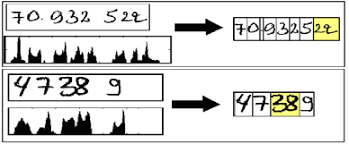
#> input picture temp/test.jpg, 349 x 144 px
$ python -i padding.py   (imports and definitions only)
#> lines starting #> are read from the running program, lines starting #| are printed output that depends on the picture
#> further down, picture is the input picture: shape (144, 349, 3); mean B, G, R 214.9, 217.2, 217.2
import cv2
import numpy as np


def resize_and_padding(image, new_image_width=930, new_image_height=580, color=(0, 0, 0)):
    image = resize_only(image, new_image_width, new_image_height)
    print("after resize only", image.shape)
    image = padding_only(image, new_image_width, new_image_height, color)
    print("after padding only", image.shape)
    # cv2.imshow("res", image)
    # cv2.waitKey()
    return image


def resize_only(image, new_image_width=930, new_image_height=580):
#> called with new_image_width = 930, new_image_height = 580
    (x, y, z) = image.shape
#> x = 144; y = 349; z = 3
    # print(x, y, "1")
    if x > new_image_height and y <= new_image_width:
        image = cv2.resize(image, (int(y * new_image_height / x), new_image_height))
    elif x <= new_image_height and y > new_image_width:
        image = cv2.resize(image, (new_image_width, int(x * new_image_width / y)))
        print("bug")
    (x, y, z) = image.shape
    # print(x, y, "2")
    if (x > new_image_height and y > new_image_width) or (x < new_image_height and y < new_image_width):
        if x / y >= new_image_height / new_image_width:
            image = cv2.resize(image, (int(y * new_image_height / x), new_image_height))
        elif x / y < new_image_height / new_image_width:
            image = cv2.resize(image, (new_image_width, int(x * new_image_width / y)))
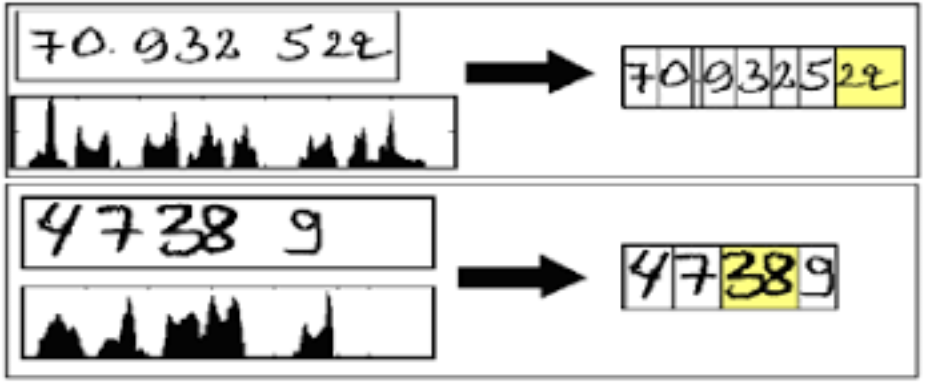
#> image: shape (383, 930, 3); mean of channels 0, 1, 2 214.9, 217.2, 217.2; drawn as B, G, R
#| after resize only (383, 930, 3)
    # print(original_image.shape)
    # image = original_image.copy()
    # return image
    return image


def padding_only(image, new_image_width=930, new_image_height=580, color=(0, 0, 0)):
    # image = original_image.copy()
#> called with new_image_width = 930, new_image_height = 580, color = (0, 0, 0)
    old_image_height, old_image_width, channels = image.shape
#> old_image_height = 383; old_image_width = 930; channels = 3

    # create new image of desired size and color (black) for padding
    # new_image_width = 930
    # new_image_height = 580
    # color = (0, 0, 0)
    result = np.full((new_image_height, new_image_width, channels), color, dtype=np.uint8)

    # compute center offset
    x_center = (new_image_width - old_image_width) // 2
#> x_center = 0
    y_center = (new_image_height - old_image_height) // 2
#> y_center = 98

    # copy img image into center of result image
    result[y_center:y_center + old_image_height, x_center:x_center + old_image_width] = image
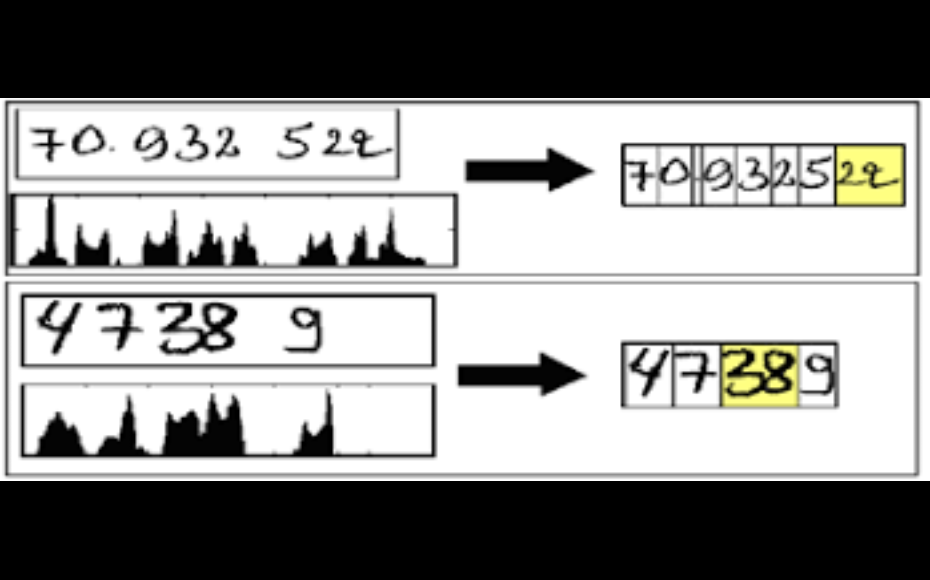
#> result: shape (580, 930, 3); mean of channels 0, 1, 2 141.9, 143.4, 143.4; drawn as B, G, R
    # print(result.shape)
    return result

>>> import cv2
>>> picture = cv2.imread('temp/test.jpg')
>>> result = resize_and_padding(picture)
#| after padding only (580, 930, 3)

$ run again, on temp/3_100.jpg
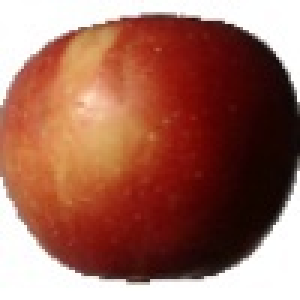
#> input picture temp/3_100.jpg, 100 x 100 px (shown 3 times larger)
#> picture is the input picture: shape (100, 100, 3); mean B, G, R 91.7, 106.2, 158.9
#> in resize_only, `image = cv2.resize(image, (int(y * new_image_height / x), new_image_he..`:
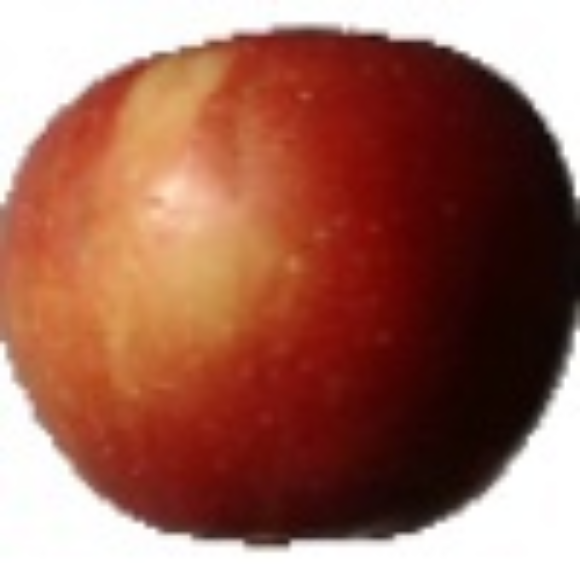
#> image: shape (580, 580, 3); mean of channels 0, 1, 2 91.6, 106.1, 158.8; drawn as B, G, R
#| after resize only (580, 580, 3)
#> in padding_only, `result[y_center:y_center + old_image_height, x_center:x_center + old_i..`:
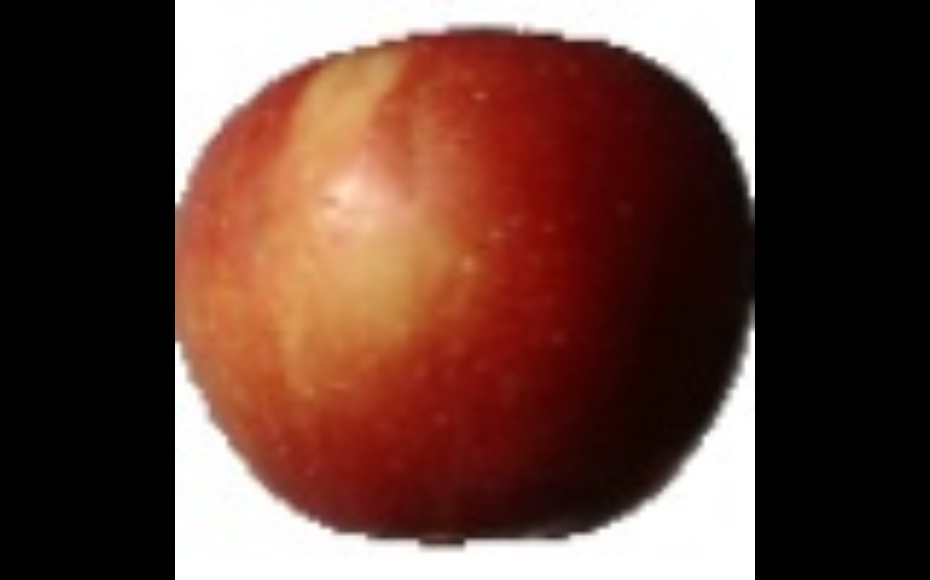
#> result: shape (580, 930, 3); mean of channels 0, 1, 2 57.1, 66.2, 99; drawn as B, G, R
#| after padding only (580, 930, 3)
